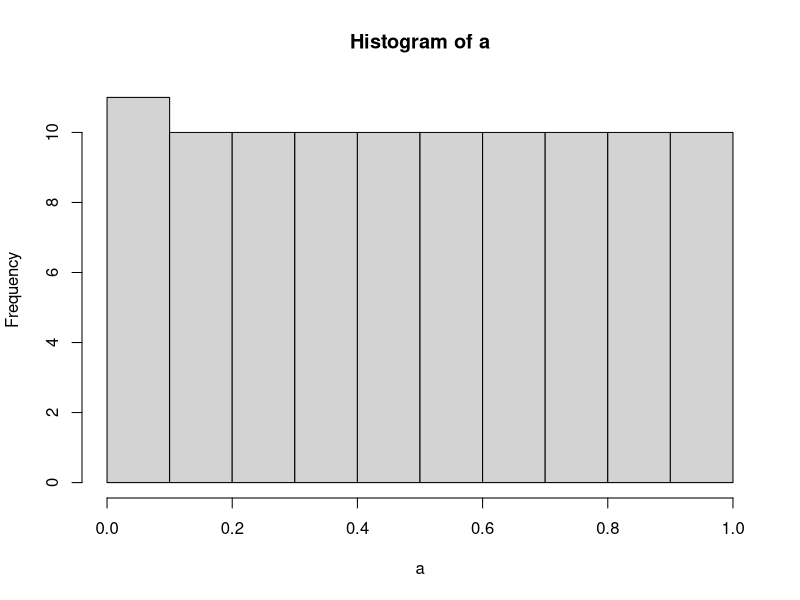
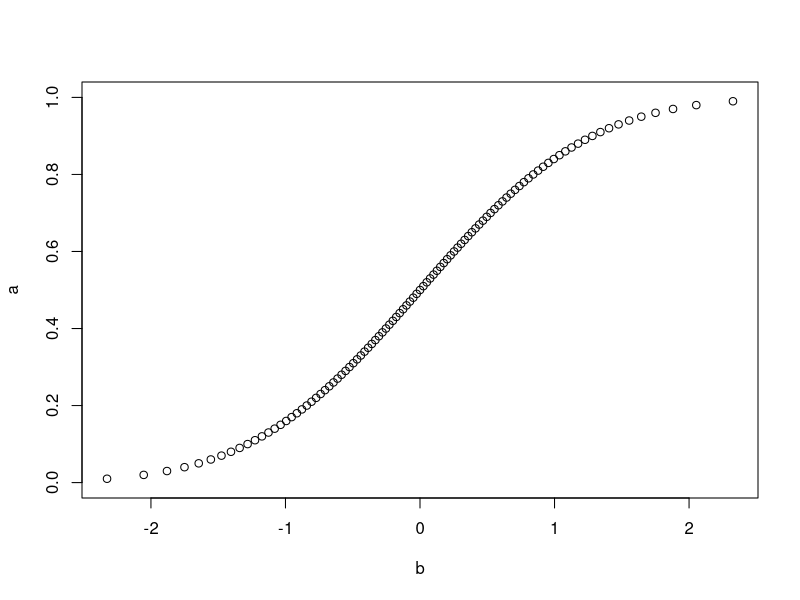
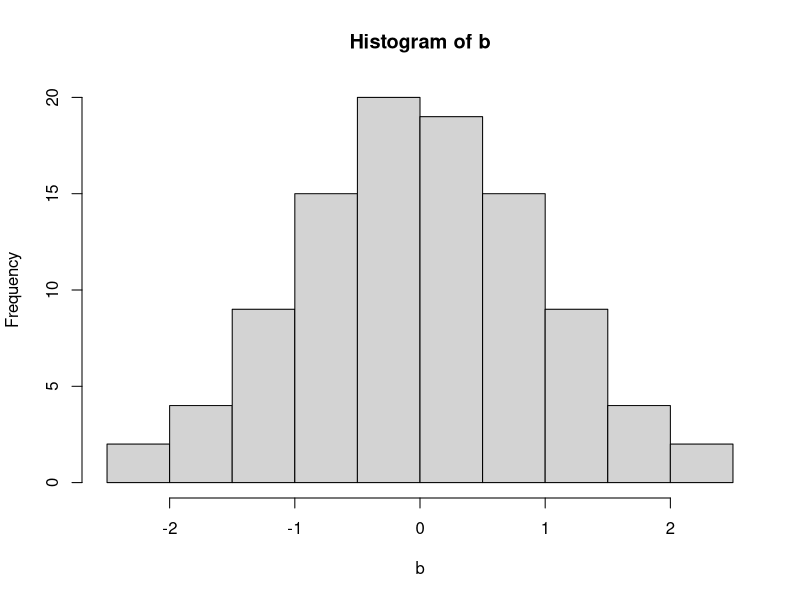
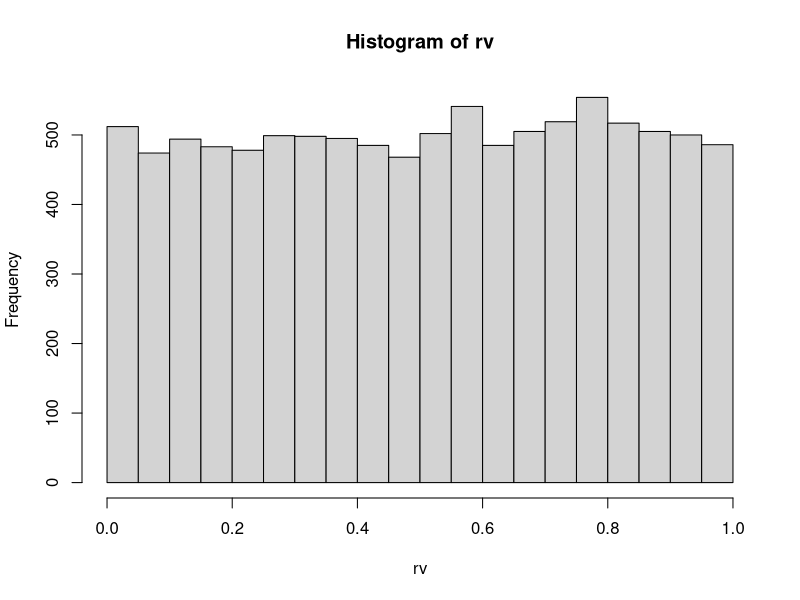
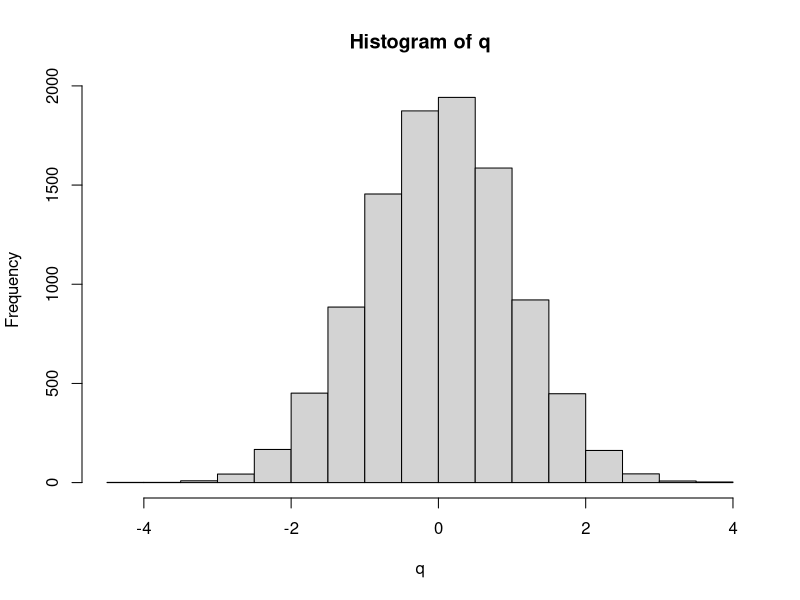
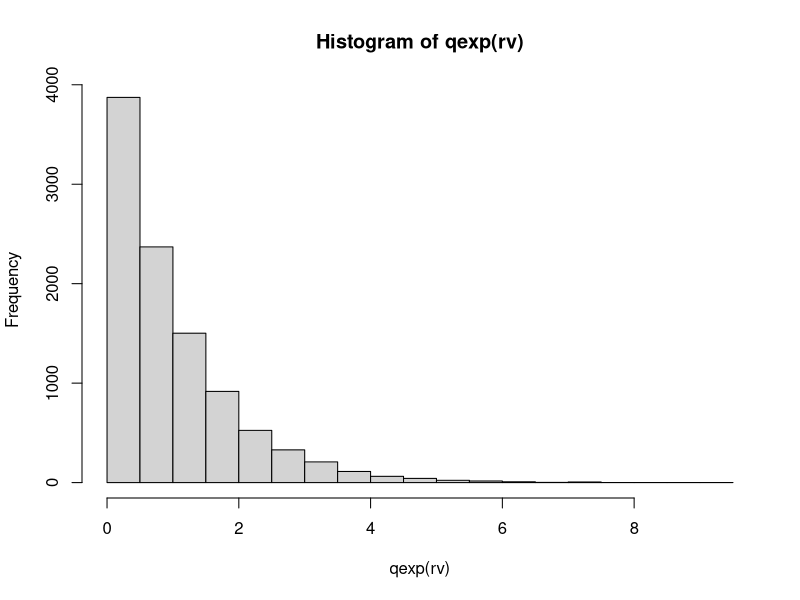
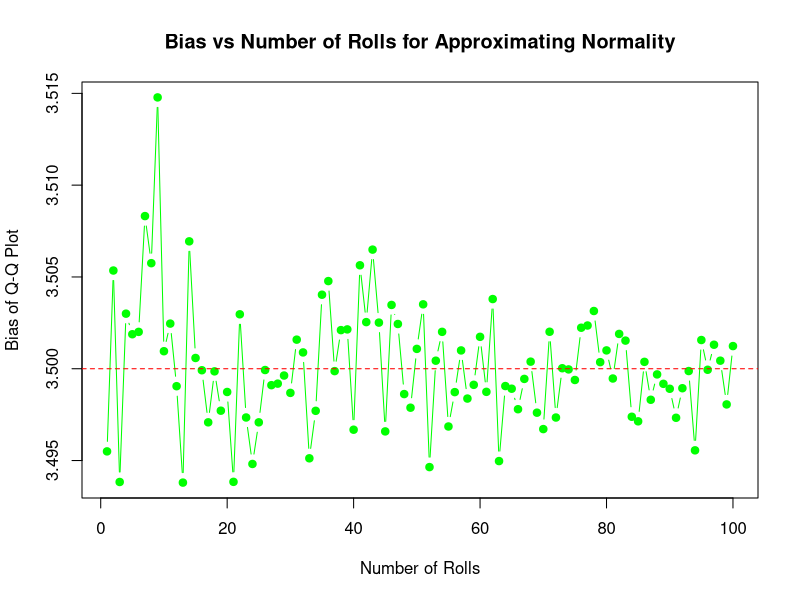

These figures' R source, in order: (Note: this script raises an error after producing the figures.)
## ---- chunk 1
knitr::opts_chunk$set(echo = TRUE)
## ---- chunk 2
pnorm(20, mean = 3, sd = 17)
## ---- chunk 3
qnorm(p = .95, mean = 24, sd = 3)
## ---- chunk 4
p <- dnorm(c(12, 14), mean = 10, sd = 6)
p[1]/p[2]
## ---- chunk 5
a <- seq(0, 1, by = .01)
hist(a)
## ---- chunk 6
b <- qnorm(a)

plot(b, a)
## ---- chunk 7
hist(b)

## ---- chunk 8
set.seed(890)

rv <- runif(10000, 0, 1)


## ---- chunk 9
hist(rv)
## ---- chunk 10
q <- qnorm(rv)

## ---- chunk 11
hist(q)
## ---- chunk 12
hist(qexp(rv))

## ---- chunk 13

die_roll <- function(N = 1, w = 6) {
  
  sides <- seq(1, w, by = 1)
  res <- sample(sides, N, replace = TRUE)
  return(mean(res))
}


## ---- chunk 14

# Function to compute bias for Q-Q plot
bias_qq <- function(sim_data) {
  theoretical_quantiles <- qnorm(ppoints(length(sim_data)))
  sample_quantiles <- quantile(sim_data, probs = ppoints(length(sim_data)))
  return(mean(sample_quantiles - theoretical_quantiles))
}

# Function to simulate dice rolls and compute either sum or mean
simulate_rolls <- function(n_rolls, n_simulations, operation = c("sum", "mean")) {
  operation <- match.arg(operation)
  rolls <- matrix(sample(1:6, n_rolls * n_simulations, replace = TRUE), ncol = n_rolls)
  if (operation == "sum") {
    return(rowSums(rolls))
  } else if (operation == "mean") {
    return(rowMeans(rolls))
  }
}

# Simulate the process for different numbers of rolls and calculate bias
rolls_list <- 1:100  # Testing up to 50 rolls
n_simulations <- 10000  # Number of simulations

bias_values <- sapply(rolls_list, function(n) {
  sim_data <- simulate_rolls(n, n_simulations, operation = "mean")
  bias_qq(sim_data)
})

# Plot Bias vs Number of Rolls to observe where it stabilizes
plot(rolls_list, bias_values, type = "b", pch = 19, col = "green", 
     xlab = "Number of Rolls", ylab = "Bias of Q-Q Plot",
     main = "Bias vs Number of Rolls for Approximating Normality")
abline(h = 3.5, col = "red", lty = 2)  # Zero bias line


## ---- chunk 15
reps <-  10000

rolls_list <- 1:100

bias_values <- sapply(rolls_list, function(n) {
  sim_data <- replicate(reps, die_roll(N = n))
  sample_quantiles <- quantile(sim_data, probs = seq(1/(reps+1), 1 - 1/(reps+1), length.out = reps))
  mean(sample_quantiles - theoretical_quantiles, na.rm = TRUE)
})

plot(rolls_list, bias_values, type = "b", pch = 19, 
     xlab = "Number of Rolls", ylab = "Bias of Q-Q Plot",
     main = "Bias vs Number of Rolls for Approximating Normality")
abline(h = 3.5, col = "red", lty = 2)  # Zero bias line

## ---- chunk 16
